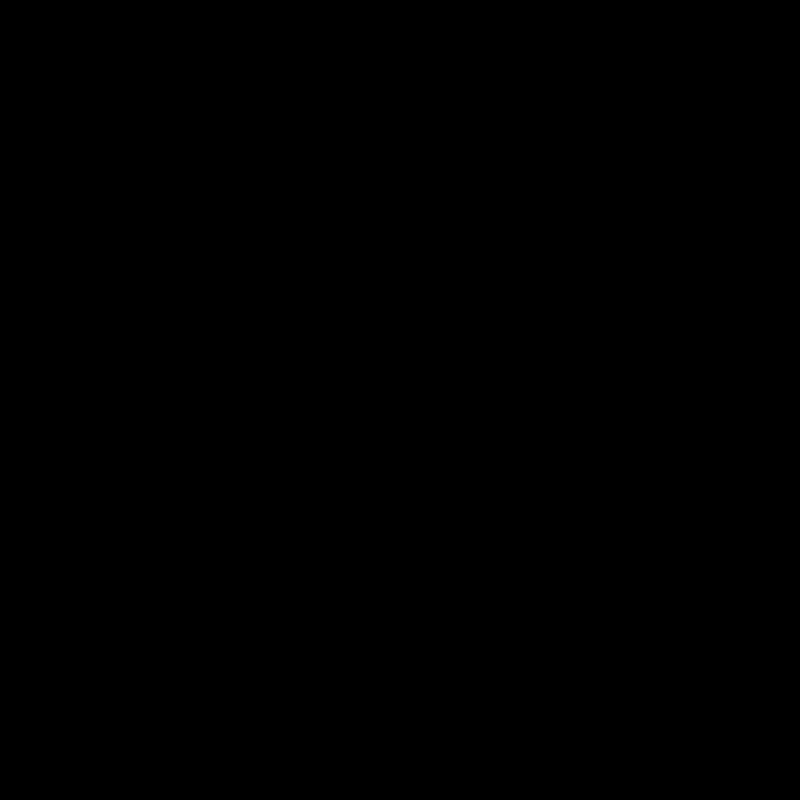
Frame 1 (no input)
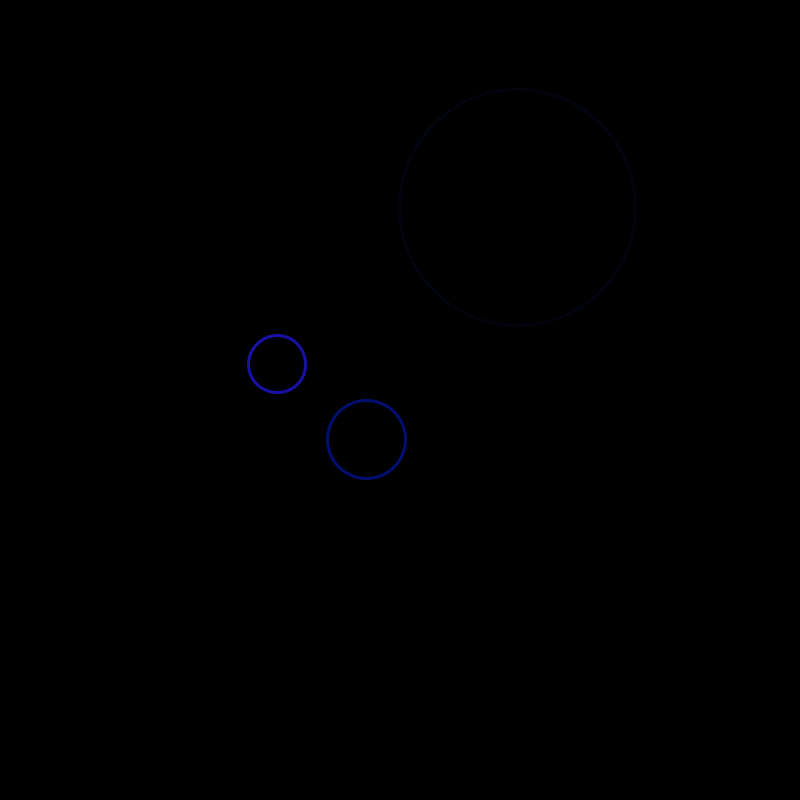
Frame 60 (the mouse pressed at the canvas centre just before this capture)
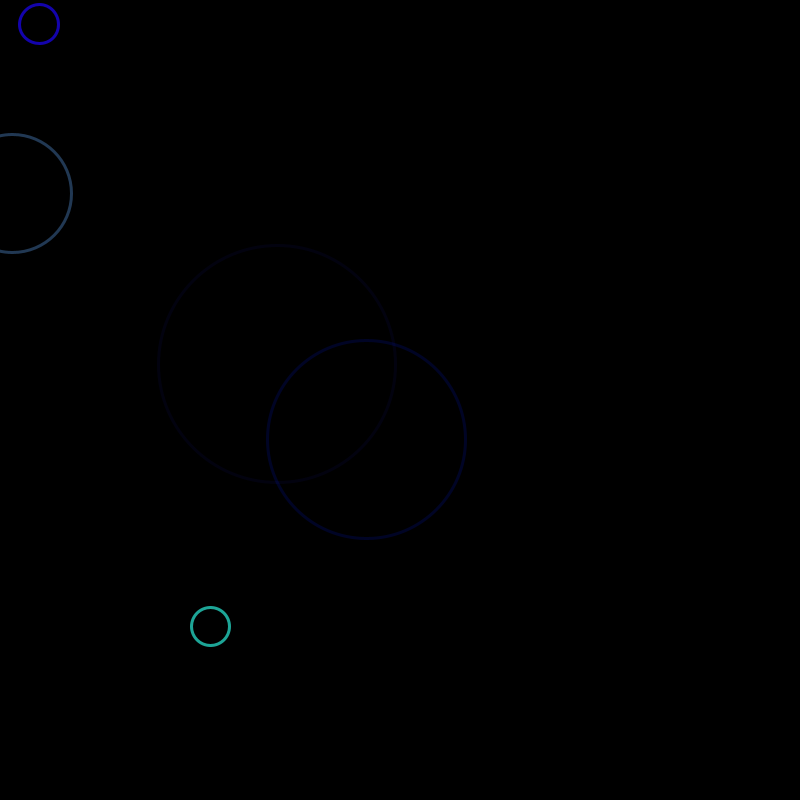
Frame 120 (the mouse held since frame 60 and released just before this capture)

The Processing sketch that drew these frames (run headless with seeded random() and noise(); from frame 60 on, the mouse is pressed at the canvas centre):

// Processing sketch: processing_111947
// ── processing_111947.pde

int cont=0, count=0, i;
float xMouse, yMouse, floatWidth, floatHeight;
Drop drop;

ArrayList<Drop> drops = new ArrayList<Drop>(0);

void setup()
{
  //size((int)(displayWidth*.8), (int)(displayHeight*.8));
  //size(displayWidth, displayHeight);
  size(800, 800);
  fill(0, 1);
  strokeWeight(3);
  stroke(255);
  //smooth();
  //noCursor();
  floatWidth = (float)width;
  floatHeight = (float)height;
  i = 1;
}

void draw()
{
  background(0);
  
  if(count%20==0)
  {
    drops.add(new Drop((int)random(width), (int)random(height), (int)random(1, 5)));
    count = 0;
  }
  for(int i=0;i<drops.size();i++)
  {
    drops.get(i).ripple();
  }
  for(int i=0;i<drops.size();i++)
    if(drops.get(i).dead)
        drops.remove(i);
  count++;
  //arc(floatWidth/2, floatHeight/2, 150.0, 150.0, -PI*0.5, ((PI/180)*(i+=20)));
}

void mouseClicked()
{
  drops.add(new Drop(mouseX, mouseY, 1));
}

void mouseDragged()
{
  //drops.add(new Drop(mouseX, mouseY));
  xMouse = (float)mouseX;
  yMouse = (float)mouseY;
}
/*
boolean sketchFullScreen() {
 return true;
}
*/
class Drop
{
  int x, y, speed, cont, id, colorR, colorG, colorB;
  boolean dead;
  
  Drop(int x, int y, int speed)
  {
    this.x = x;
    this.y = y;
    this.speed = speed;
    colorG = (int)random(0, 220);
    colorB = (int)random(150, 220);
    if(colorG>199 && colorB>199)
      colorR = (int)((colorG+colorB)/2);
    else
      colorR = (int)random(0, 75);
    cont = 0;
    dead = false;
    id = Counter.id;
    Counter.id++;
  }
  
  void ripple()
  {
    if(cont>254)
    {
      dead = true;
      return;
    }
    stroke(colorR, colorG, colorB, 255.0-this.cont);
    ellipse(x, y, cont, cont);
    cont+=speed;
  }
}

static class Counter
{
  static int id = 0;
}
